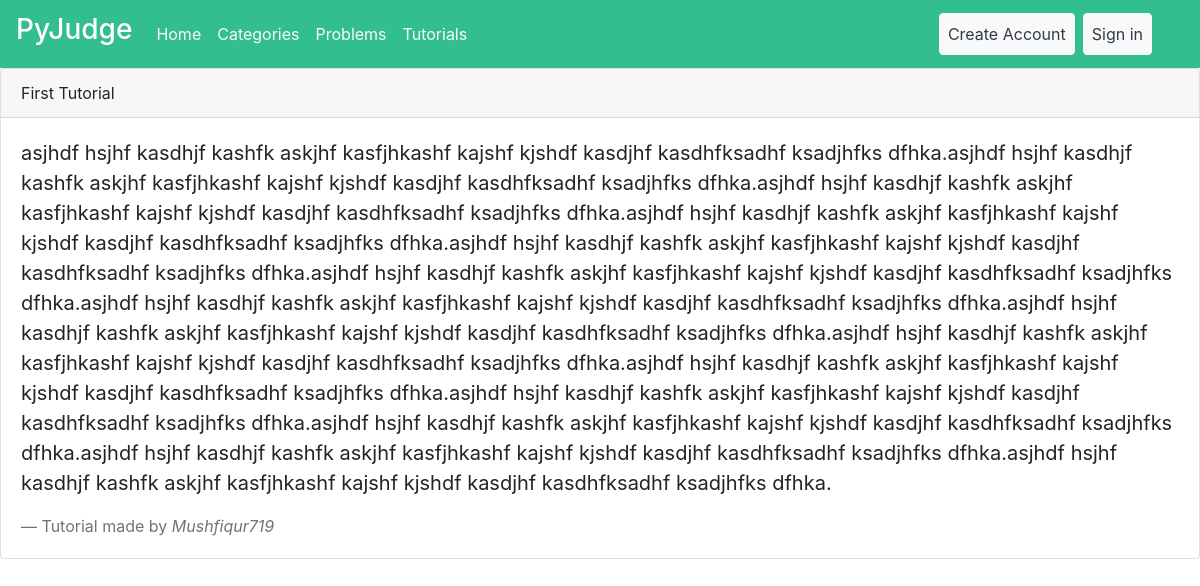
/contest/tutorials/1, run on the app's committed database.
### Contest/models.py (models this page shows, shortened)
class Tutorials(models.Model):
    creator = models.ForeignKey(User, on_delete=models.CASCADE, null=True)
    contest_name = models.CharField(max_length=50,null=True)
    tutorial_title = models.CharField(max_length=50)
    tutorial_text = models.TextField()

### Contest/views.py (the view)
# urls.py: path('tutorials/<int:pk>', TutorialDetailView.as_view(),name='tutorials'),
class TutorialDetailView(DetailView):
    model = Tutorials
    template_name = 'Contest/tutorials.html'

### Templates/Contest/tutorials.html (shortened to what this page needs)
{%extends 'User/base.html' %}
{% block content %}
<div class="card">
    <div class="card-header">
        {{tutorials.tutorial_title}}
    </div>
    <div class="card-body">
      <blockquote class="blockquote mb-0">
        <p>
            {{tutorials.tutorial_text}}
        </p>
        <footer class="blockquote-footer">Tutorial made by <cite title="Source Title">{{tutorials.creator}}</cite></footer>
      </blockquote>
    </div>
  </div>
{% endblock %}

### data on the page
Tutorials: tutorial_title "First Tutorial", tutorial_text "asjhdf hsjhf kasdhjf kashfk askjhf kasfjhkashf kajshf kjshdf kasdjhf kasdhfksadhf ksadjhfks dfhka.asjhdf hsjhf kasdhjf kashfk askjhf kasfjhkashf kajshf kjshdf kasdjhf kasdhfksadhf ksadjhfks dfhka.asjhdf hsjhf kasdhjf kashfk askjhf kasfjhkashf kajshf kjshdf kasdjhf kasdhfksadhf ksadjhfks dfhka.asjhdf hsjhf kasdhjf kashfk askjhf kasfjhkashf kajshf kjshdf kasdjhf kasdhfksadhf ksadjhfks dfhka.asjhdf hsjhf kasdhjf kashfk askjhf kasfjhkashf kajshf kjshdf kasdjhf kasdhfksadhf ksadjhfks dfhka.asjhdf hsjhf kasdhjf kashfk askjhf kasfjhkashf kajshf kjshdf kasdjhf kasdhfksadhf ksadjhfks dfhka.asjhdf hsjhf kasdhjf kashfk askjhf kasfjhkashf kajshf kjshdf kasdjhf kasdhfksadhf ksadjhfks dfhka.asjhdf hsjhf…", creator "Mushfiqur719"
